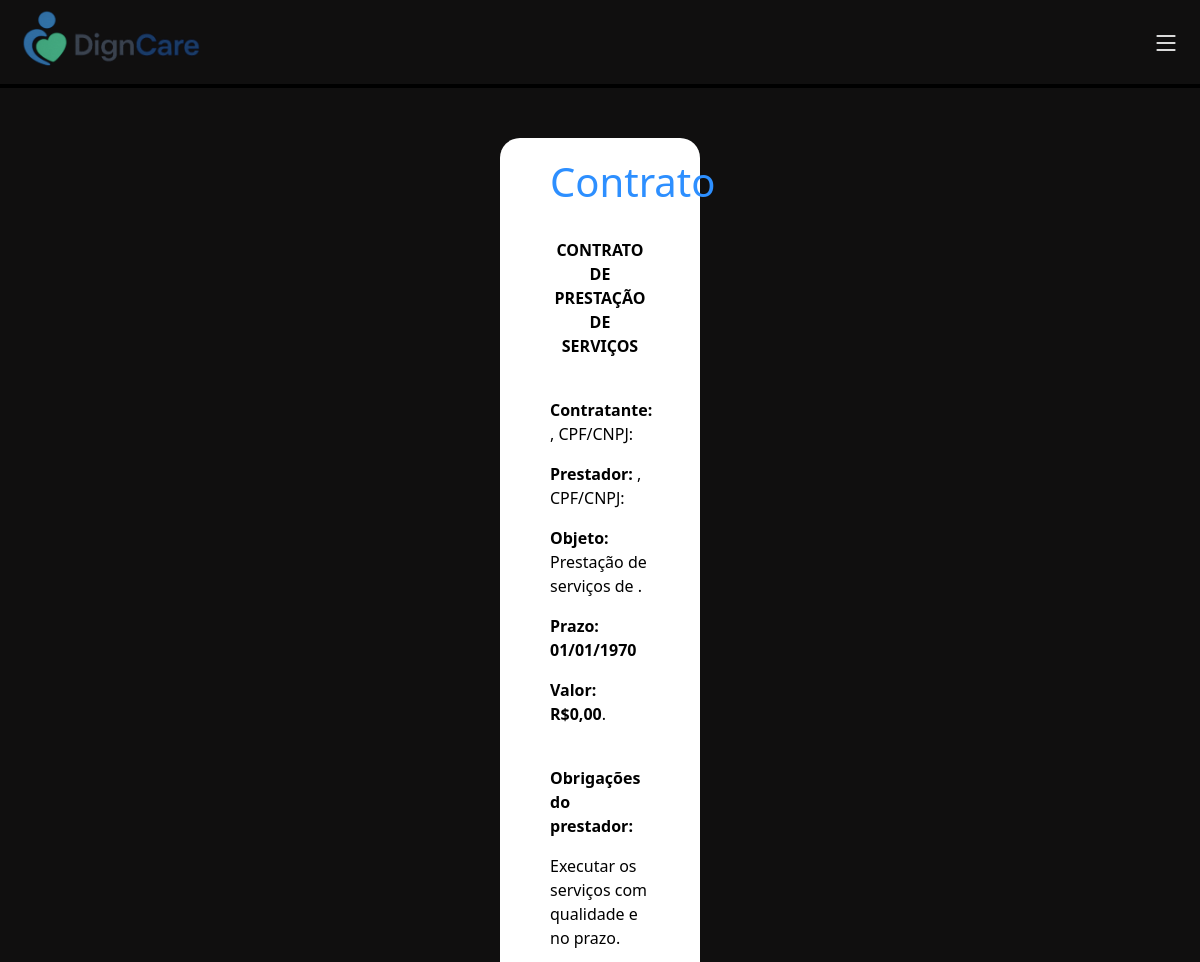
The page /html/contratos.php?servico_id=6 (signed in, upper part) on the database as committed earlier.
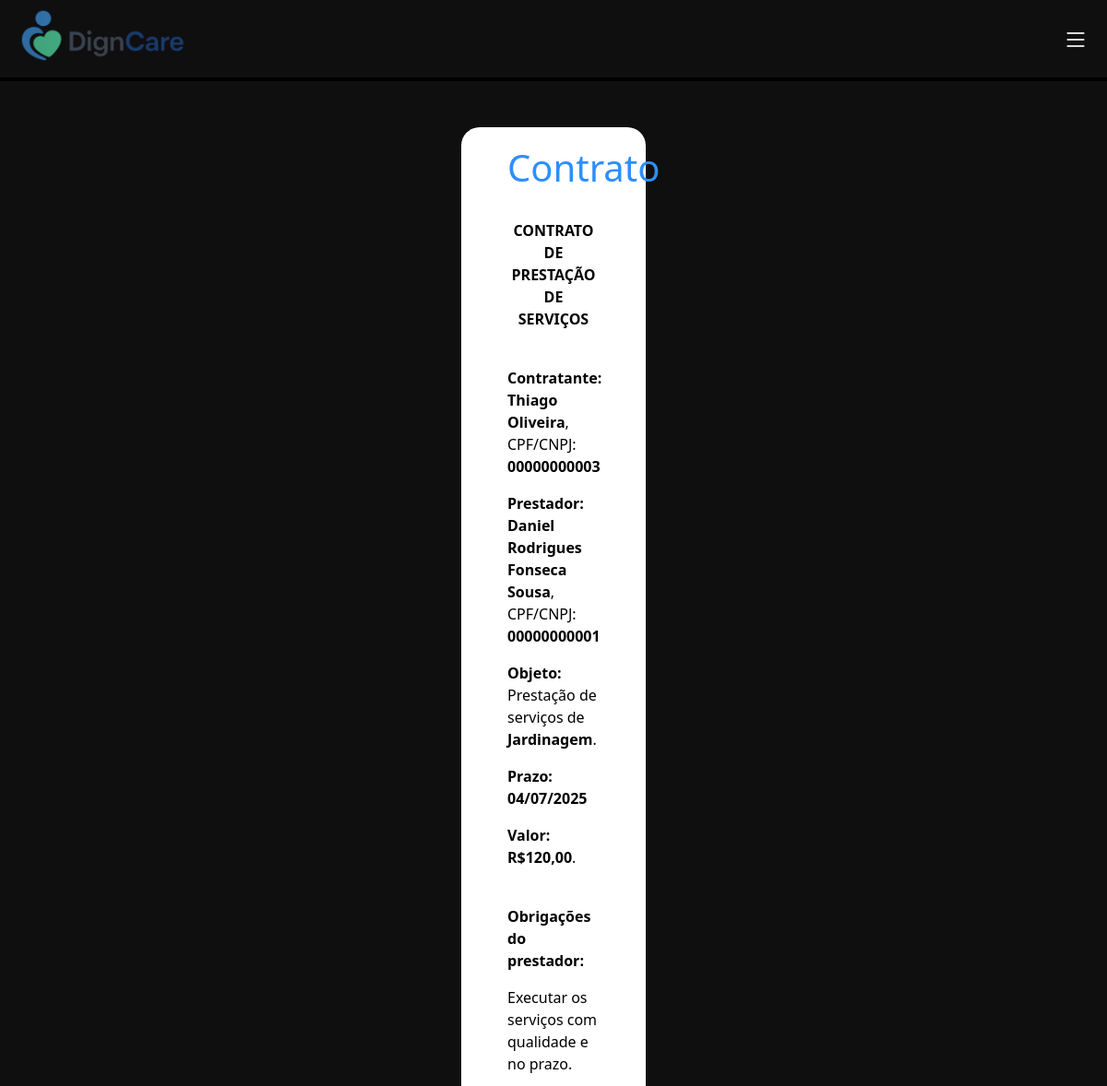
The same page on the database as committed later.
### tables this page shows
CREATE TABLE `servico` (
  `servico_id` int NOT NULL AUTO_INCREMENT,
  `user_id_contratante` int NOT NULL,
  `user_id_contratado` int DEFAULT NULL,
  `local_id` int DEFAULT NULL,
  `tipoServico_id` int NOT NULL,
  `servico_data_criado` date DEFAULT NULL,
  `servico_data_realizado` date DEFAULT NULL,
  `servico_titulo` varchar(45) NOT NULL,
  `servico_descricao` varchar(250) DEFAULT NULL,
  `servico_valor` decimal(10,2) NOT NULL,
  `servico_status` varchar(45) DEFAULT NULL,
  PRIMARY KEY (`servico_id`),
  KEY `user_id_contratante_idx` (`user_id_contratante`),
  KEY `user_id_contratado_idx` (`user_id_contratado`),
  KEY `local_id_idx` (`local_id`),
  KEY `tipoServico_id_idx` (`tipoServico_id`)
);

CREATE TABLE `usuario` (
  `usr_id` int NOT NULL AUTO_INCREMENT,
  `usr_nome` varchar(50) NOT NULL,
  `usr_cpf` varchar(45) NOT NULL,
  `usr_idade` int DEFAULT NULL,
  `usr_tipo` varchar(45) DEFAULT NULL,
  `usr_email` varchar(45) NOT NULL,
  `usr_senha` varchar(100) NOT NULL,
  `tipoServico_id` int DEFAULT NULL,
  `usr_descricao` varchar(250) DEFAULT NULL,
  PRIMARY KEY (`usr_id`),
  UNIQUE KEY `usr_cpf_UNIQUE` (`usr_cpf`),
  UNIQUE KEY `usr_email_UNIQUE` (`usr_email`),
  KEY `tipoServico_id_idx` (`tipoServico_id`),
  CONSTRAINT `tipoServico_id` FOREIGN KEY (`tipoServico_id`) REFERENCES `tiposervico` (`tipoServico_id`)
);

CREATE TABLE `tiposervico` (
  `tipoServico_id` int NOT NULL,
  `tipoServico_nome` varchar(45) NOT NULL,
  `tipoServico_desc` varchar(500) DEFAULT NULL,
  PRIMARY KEY (`tipoServico_id`),
  UNIQUE KEY `tipoServico_id_UNIQUE` (`tipoServico_id`),
  UNIQUE KEY `tipoServico_nome_UNIQUE` (`tipoServico_nome`)
);

### html/contratos.php (the view, shortened to what this page needs)
<?php
    require_once '../php/conecta_bd.php';
    $servico_id = isset($_GET['servico_id']) ? intval($_GET['servico_id']) : 0;
    $sql = "SELECT
            s.servico_titulo,
            s.servico_valor,
            s.servico_descricao,
            s.servico_data_criado,
            s.servico_data_realizado,
            tS.tipoServico_nome AS tipoServico_nome,
            u1.usr_nome AS contratante_nome,
            u1.usr_cpf AS contratante_cpf,
            u2.usr_nome AS contratado_nome,
            u2.usr_cpf AS contratado_cpf
            FROM servico s
            JOIN tipoServico tS ON s.tipoServico_id = tS.tipoServico_id
            JOIN usuario u1 ON s.user_id_contratante = u1.usr_id
            JOIN usuario u2 ON s.user_id_contratado = u2.usr_id
            WHERE s.servico_id = :id";
    $stmt = $pdo->prepare($sql);
    $stmt->execute(['id' => $servico_id]);
    $dados = $stmt->fetch(PDO::FETCH_ASSOC);
?>
<!DOCTYPE html>
<html lang="pt-br">
<head>
    <link rel="stylesheet" href="/CSS/contratos.css">
    <link href="https://cdn.jsdelivr.net/npm/bootstrap@5.3.6/dist/css/bootstrap.min.css" rel="stylesheet"
>
    <link rel="stylesheet" href="https://cdn.jsdelivr.net/npm/bootstrap-icons@1.10.5/font/bootstrap-icons.css">
</head>
<body class="fundo">
    <header>
        <nav class="navbar borda">
            <div class="nav justify-content-start">
                <a href="/html/home.php"><img class="mexe" src="/img/logo_horizontal.png" alt="logo" width="225"></a>
            </div>
            <div class="menu-icon" type="sidbar" data-bs-toggle="offcanvas" data-bs-target="#offcanvasRight" aria-controls="offcanvasRight"><i class="bi bi-list fs-3 iconscss"></i></div>
        </nav>
    </header>
    <div class="textcolorPDF margem fundodiv">
        <div id="page">
            <h1 class="titulo">Contrato</h1><br>
            <p class="centro"><b>CONTRATO DE PRESTAÇÃO DE SERVIÇOS</b></p><br>
            <p><b>Contratante: <?= htmlspecialchars($dados['contratante_nome']) ?></b>, CPF/CNPJ: <b><?= htmlspecialchars($dados['contratante_cpf']) ?></b></p>
            <p><b>Prestador: <?= htmlspecialchars($dados['contratado_nome']) ?></b>, CPF/CNPJ: <b><?= htmlspecialchars($dados['contratado_cpf']) ?></b></p>
            <p><b>Objeto:</b> Prestação de serviços de <b><?= htmlspecialchars($dados['tipoServico_nome']) ?></b>.</p>
            <p><b>Prazo:</b><b> <?= date('d/m/Y', strtotime($dados['servico_data_realizado'])) ?></b></p>
            <p><b>Valor:</b><b> <?= 'R$' . number_format($dados['servico_valor'], 2, ',', '.') ?></b>.</p><br>
            <p><b>Obrigações do prestador:</b></p>
            <p>Executar os serviços com qualidade e no prazo.</p>
            <p>Seguir normas técnicas e legais.</p><br>
            <br>
            <p><b>Assinatura do Contratado: ___________________________________________________________ </b></p><br>
        </div>
    </div>
</body>
</html>

Rows that differ between the two databases and show on the page:
now on this page (row edited): servico: usuario.usr_nome "Thiago Oliveira", usuario.usr_cpf "00000000003", usuario.usr_nome "Daniel Rodrigues Fonseca Sousa", usuario.usr_cpf "00000000001", tipoServico.tipoServico_nome "Jardinagem", servico_data_realizado "04/07/2025", servico_valor "120,00"
Other text that changed with them:
date('d/m/Y', strtotime($dados['servico_data_realizado'])): "01/01/1970" → (not shown)
$dados['servico_valor']: "0,00" → (not shown)
